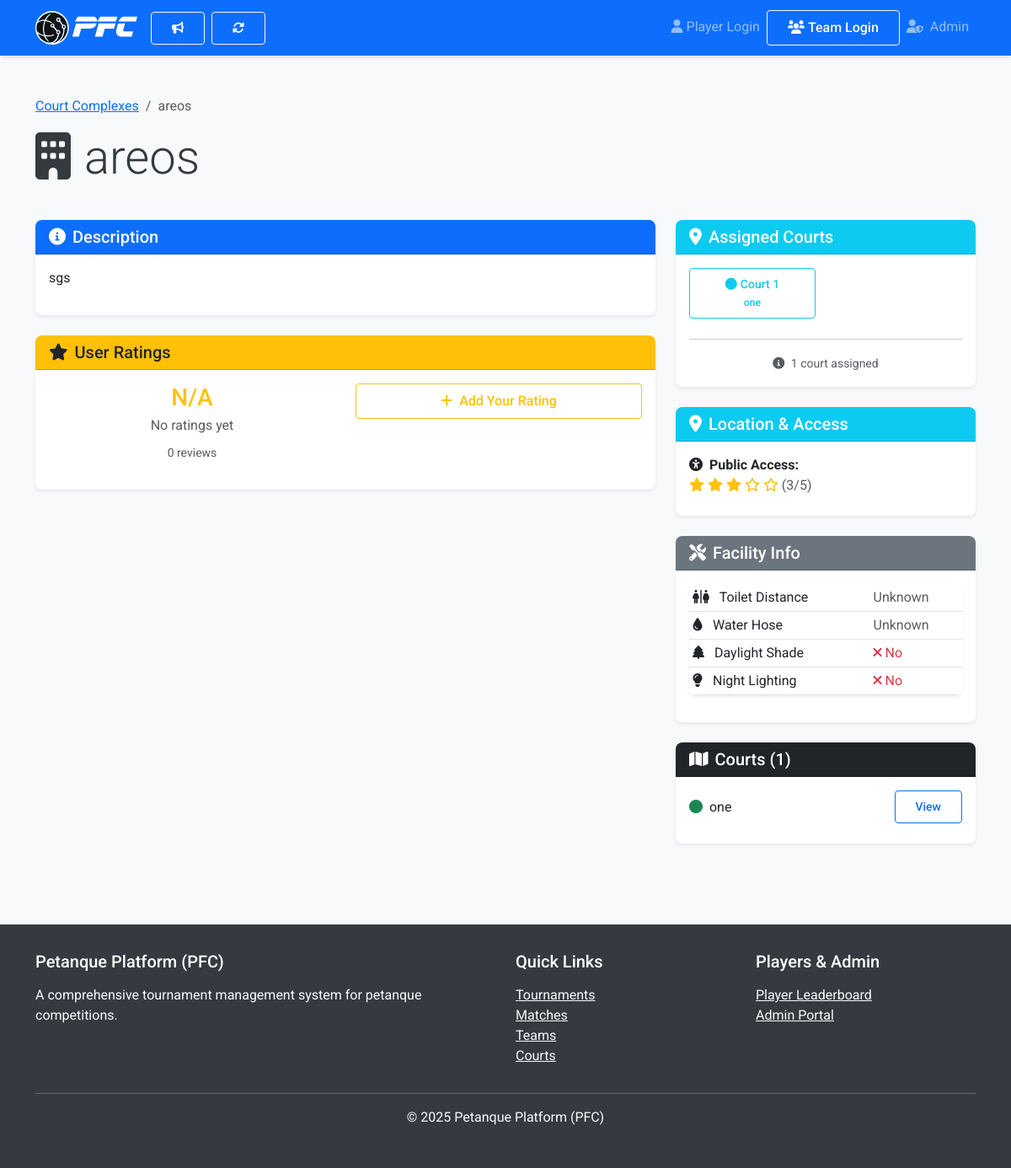
/courts/complexes/1/, run on the app's committed database.
### courts/models.py (models this page shows, shortened)
class CourtComplex(models.Model):
    name = models.CharField(max_length=200, help_text="Name of the court complex")
    description = models.TextField(help_text="Detailed description of the complex")
    courts = models.ManyToManyField(
        'Court',
        blank=True,
        help_text="Courts assigned to this complex"
    )
    distance_to_toilet = models.IntegerField(
        help_text="Distance to nearest toilet in meters",
        null=True, blank=True
    )
    distance_to_water_hose = models.IntegerField(
        help_text="Distance to water hose in meters",
        null=True, blank=True
    )
    has_shadow_daytime = models.BooleanField(
        default=False,
        help_text="Whether the complex has natural shade during daytime"
    )
    has_night_lighting = models.BooleanField(
        default=False,
        help_text="Whether the complex has lighting for night play"
    )
    public_accessibility = models.IntegerField(
        choices=[(i, f"{i} star{'s' if i != 1 else ''}") for i in range(1, 6)],
        default=3,
        help_text="Public accessibility rating (1-5 scale)"
    )
    google_maps_url = models.URLField(blank=True, help_text="Google Maps link")
    public_hours = models.TextField(
        blank=True,
        help_text="Public access hours (e.g., 'Mon-Fri: 09:00-22:00')"
    )
    created_at = models.DateTimeField(auto_now_add=True)
    updated_at = models.DateTimeField(auto_now=True)
    def average_rating(self):
        ratings = self.ratings.all()
        if not ratings:
            return 0
        return sum(rating.stars for rating in ratings) / len(ratings)
    def rating_count(self):
        return self.ratings.count()
    def get_court_count(self):
        return self.courts.count()
    class Meta:
        ordering = ['name']

class Court(models.Model):
    number = models.IntegerField(unique=True)
    name = models.CharField(max_length=100, blank=True, help_text="Optional name for the court (e.g., Main Court)")
    location_description = models.TextField(blank=True, help_text="Description of the court's location")
    is_available = models.BooleanField(default=True, help_text="If True, court is available for use. If False, court is occupied by a match")
    def __str__(self):
        return self.name if self.name else f"Court {self.number}"
    class Meta:
        ordering = ['number'] # Corrected syntax

### courts/views.py (the view)
# urls.py: path('complexes/<int:complex_id>/', views.court_complex_detail, name='court_complex_detail'),
def court_complex_detail(request, complex_id):
    complex_obj = get_object_or_404(CourtComplex, id=complex_id)
    ratings = complex_obj.ratings.all()
    photos = complex_obj.photos.all()[:4]  # Limit to 4 photos
    courts = complex_obj.courts.all()
    return render(request, 'courts/court_complex_detail.html', {
        'complex': complex_obj,
        'ratings': ratings,
        'photos': photos,
        'courts': courts,
        'average_rating': complex_obj.average_rating(),
        'rating_count': complex_obj.rating_count(),
    })

### pfc_core/context_processors.py (called while the page is built)
def auth_context(request):
    codename_context = SessionManager.get_session_context(request)
    team_context = TeamSessionManager.get_team_session_data(request)
    return {
        **codename_context,
        'team_session': team_context
    }

### pfc_core/session_utils.py (called while the page is built)
    @staticmethod
    def get_logged_in_codename(request):
        if request.session.get('session_active'):
            return request.session.get('player_codename')
        return None

    @staticmethod
    def is_logged_in(request):
        return bool(request.session.get('session_active') and
                   request.session.get('player_codename'))

    @staticmethod
    def get_logged_in_pin(request):
        if request.session.get('team_session_active'):
            return request.session.get('team_pin')
        return None

    @staticmethod
    def is_team_logged_in(request):
        return bool(request.session.get('team_session_active') and
                   request.session.get('team_pin'))

### pfc_core/team_session_utils.py (called while the page is built)
    @classmethod
    def get_team_pin(cls, request):
        return request.session.get(cls.SESSION_KEY)

    @classmethod
    def get_team_name(cls, request):
        return request.session.get(cls.TEAM_NAME_KEY)

    @classmethod
    def is_team_logged_in(cls, request):
        return cls.SESSION_KEY in request.session

    @classmethod
    def get_remember_preference(cls, request):
        return request.session.get(cls.REMEMBER_KEY, False)

    @classmethod
    def get_team_session_data(cls, request):
        return {
            'team_pin': cls.get_team_pin(request),
            'team_name': cls.get_team_name(request),
            'is_logged_in': cls.is_team_logged_in(request),
            'remember_me': cls.get_remember_preference(request)
        }

### courts/templates/courts/court_complex_detail.html (shortened to what this page needs)
{% extends 'base.html' %}
{% load static %}
{% block content %}
<div class="container mt-4">
    <div class="row mb-4">
        <div class="col">
            <nav aria-label="breadcrumb">
                <ol class="breadcrumb">
                    <li class="breadcrumb-item"><a href="{% url 'court_complex_list' %}">Court Complexes</a></li>
                    <li class="breadcrumb-item active">{{ complex.name }}</li>
                </ol>
            </nav>
            <h1 class="display-4 mb-3">
                <i class="fas fa-building me-3"></i>{{ complex.name }}
            </h1>
        </div>
    </div>
    <div class="row">
        <div class="col-lg-8">
            <div class="card mb-4 shadow-sm">
                <div class="card-header bg-primary text-white">
                    <h5 class="mb-0"><i class="fas fa-info-circle me-2"></i>Description</h5>
                </div>
                <div class="card-body">
                    <p class="mb-0">{{ complex.description|linebreaks }}</p>
                </div>
            </div>
            <div class="card mb-4 shadow-sm">
                <div class="card-header bg-warning text-dark">
                    <h5 class="mb-0"><i class="fas fa-star me-2"></i>User Ratings</h5>
                </div>
                <div class="card-body">
                    <div class="row mb-3">
                        <div class="col-md-6">
                            <div class="text-center">
                                <h3 class="text-warning mb-1">
                                    {% if average_rating > 0 %}
                                        {{ average_rating|floatformat:1 }}
                                    {% else %}
                                        N/A
                                    {% endif %}
                                </h3>
                                <div class="text-warning mb-2">
                                    {% if average_rating > 0 %}
                                        {% for i in "12345" %}
                                            {% if forloop.counter <= average_rating %}
                                                <i class="fas fa-star"></i>
                                            {% elif forloop.counter <= average_rating|add:0.5 %}
                                                <i class="fas fa-star-half-alt"></i>
                                            {% else %}
                                                <i class="far fa-star"></i>
                                            {% endif %}
                                        {% endfor %}
                                    {% else %}
                                        <span class="text-muted">No ratings yet</span>
                                    {% endif %}
                                </div>
                                <small class="text-muted">{{ rating_count }} review{{ rating_count|pluralize }}</small>
                            </div>
                        </div>
                        <div class="col-md-6">
                            <button class="btn btn-outline-warning w-100" data-bs-toggle="modal" data-bs-target="#ratingModal">
                                <i class="fas fa-plus me-1"></i> Add Your Rating
                            </button>
                        </div>
                    </div>
                </div>
            </div>
        </div>
        <div class="col-lg-4">
            <div class="card mb-4 shadow-sm">
                <div class="card-header bg-info text-white">
                    <h5 class="mb-0"><i class="fas fa-map-marker-alt me-2"></i>Assigned Courts</h5>
                </div>
                <div class="card-body">
                    {% if complex.courts.exists %}
                        <div class="row">
                            {% for court in complex.courts.all %}
                            <div class="col-6 mb-2">
                                <a href="{% url 'court_detail' court.number %}" class="btn btn-outline-info btn-sm w-100">
                                    <i class="fas fa-circle me-1"></i>Court {{ court.number }}
                                    {% if court.name %}
                                        <br><small>{{ court.name }}</small>
                                    {% endif %}
                                </a>
                            </div>
                            {% endfor %}
                        </div>
                        <hr>
                        <div class="text-center">
                            <small class="text-muted">
                                <i class="fas fa-info-circle me-1"></i>
                                {{ complex.get_court_count }} court{{ complex.get_court_count|pluralize }} assigned
                            </small>
                        </div>
                    {% else %}
                        <div class="text-center text-muted">
                            <i class="fas fa-exclamation-circle fa-2x mb-2"></i>
                            <p>No courts assigned to this complex yet.</p>
                            <small>Courts can be assigned through the admin interface.</small>
                        </div>
                    {% endif %}
                </div>
            </div>
            <div class="card mb-4 shadow-sm">
                <div class="card-header bg-info text-white">
                    <h5 class="mb-0"><i class="fas fa-map-marker-alt me-2"></i>Location & Access</h5>
                </div>
                <div class="card-body">
                    <div class="mb-2">
                        <strong><i class="fas fa-universal-access me-1"></i> Public Access:</strong>
                        <div class="text-warning">
                            {% for i in "12345" %}
                                {% if forloop.counter <= complex.public_accessibility %}
                                    <i class="fas fa-star"></i>
                                {% else %}
                                    <i class="far fa-star"></i>
                                {% endif %}
                            {% endfor %}
                            <span class="text-muted">({{ complex.public_accessibility }}/5)</span>
                        </div>
                    </div>
                </div>
            </div>
            <div class="card mb-4 shadow-sm">
                <div class="card-header bg-secondary text-white">
                    <h5 class="mb-0"><i class="fas fa-tools me-2"></i>Facility Info</h5>
                </div>
                <div class="card-body">
                    <table class="table table-sm">
                        <tbody>
                            <tr>
                                <td><i class="fas fa-restroom me-2"></i> Toilet Distance</td>
                                <td>
                                    {% if complex.distance_to_toilet %}
                                        {{ complex.distance_to_toilet }} m
                                    {% else %}
                                        <span class="text-muted">Unknown</span>
                                    {% endif %}
                                </td>
                            </tr>
                            <tr>
                                <td><i class="fas fa-tint me-2"></i> Water Hose</td>
                                <td>
                                    {% if complex.distance_to_water_hose %}
                                        {{ complex.distance_to_water_hose }} m
                                    {% else %}
                                        <span class="text-muted">Unknown</span>
                                    {% endif %}
                                </td>
                            </tr>
                            <tr>
                                <td><i class="fas fa-tree me-2"></i> Daylight Shade</td>
                                <td>
                                    {% if complex.has_shadow_daytime %}
                                        <span class="text-success"><i class="fas fa-check"></i> Yes</span>
                                    {% else %}
                                        <span class="text-danger"><i class="fas fa-times"></i> No</span>
                                    {% endif %}
                                </td>
                            </tr>
                            <tr>
                                <td><i class="fas fa-lightbulb me-2"></i> Night Lighting</td>
                                <td>
                                    {% if complex.has_night_lighting %}
                                        <span class="text-success"><i class="fas fa-check"></i> Yes</span>
                                    {% else %}
                                        <span class="text-danger"><i class="fas fa-times"></i> No</span>
                                    {% endif %}
                                </td>
                            </tr>
                        </tbody>
                    </table>
                </div>
            </div>
            {% if courts %}
            <div class="card mb-4 shadow-sm">
                <div class="card-header bg-dark text-white">
                    <h5 class="mb-0"><i class="fas fa-map me-2"></i>Courts ({{ courts.count }})</h5>
                </div>
                <div class="card-body">
                    {% for court in courts %}
                        <div class="d-flex justify-content-between align-items-center mb-2">
                            <span>
                                <i class="fas fa-circle me-1 {% if court.is_active %}text-danger{% else %}text-success{% endif %}"></i>
                                {{ court }}
                            </span>
                            <a href="{% url 'court_detail' court.id %}" class="btn btn-sm btn-outline-primary">
                                View
                            </a>
                        </div>
                    {% endfor %}
                </div>
            </div>
            {% endif %}
        </div>
    </div>
</div>
{% endblock %}

### static/css/styles.css (style rules this page uses)
body { font-family: 'Roboto', sans-serif; background-color: #f8f9fa; color: #343a40; }
.card { border-radius: 0.5rem; border: none; box-shadow: 0 0.125rem 0.25rem rgba(0,0,0,0.075); transition: all 0.3s ease; }
.card-header { border-top-left-radius: 0.5rem !important; border-top-right-radius: 0.5rem !important; font-weight: 500; }
.btn { border-radius: 0.25rem; padding: 0.5rem 1.5rem; font-weight: 500; transition: all 0.2s ease; }
.table { background-color: white; border-radius: 0.5rem; overflow: hidden; box-shadow: 0 0.125rem 0.25rem rgba(0,0,0,0.075); }

### data on the page
CourtComplex: name "areos", description "sgs", get_court_count "1", public_accessibility "3"
Court: number "1", name "one"

### other printed values
{{ rating_count }} "0"
{{ courts.count }} "1"
